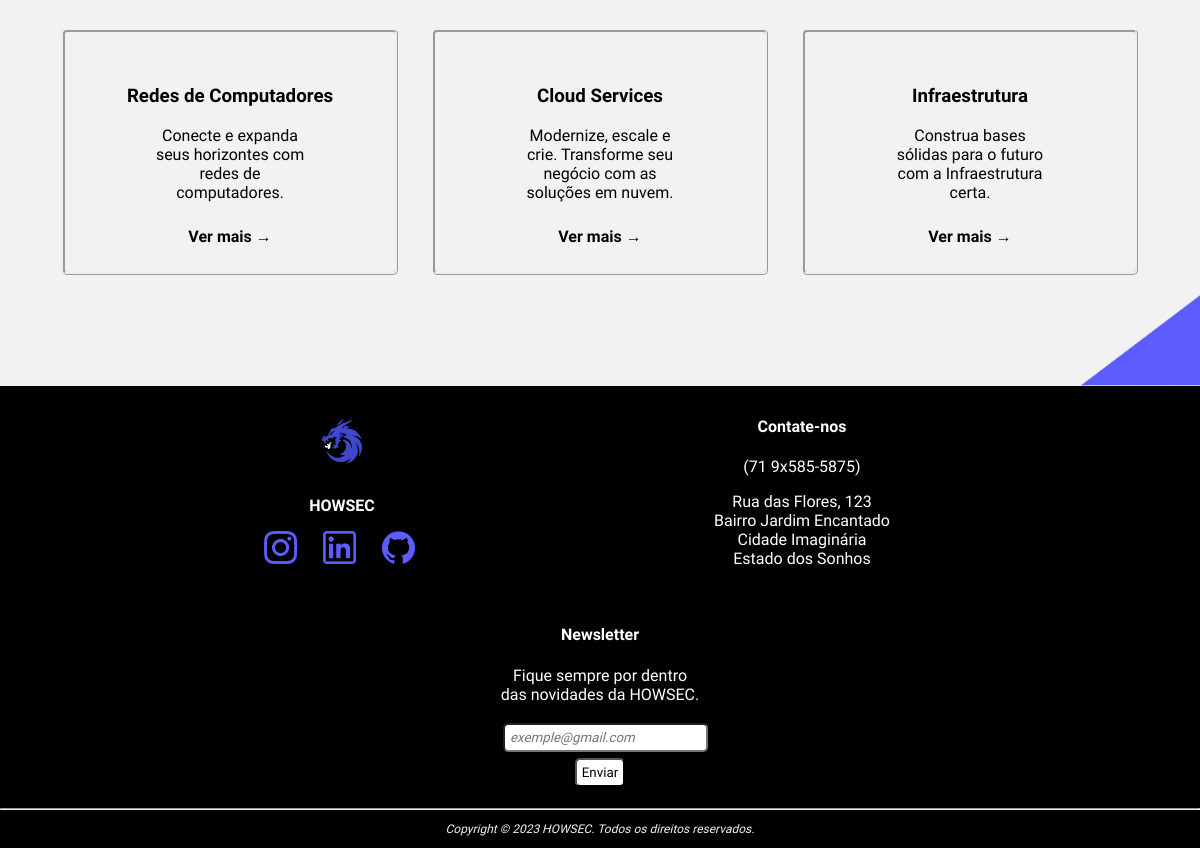
The page /paginas/pagina01.php (lower part) on the database as committed earlier.
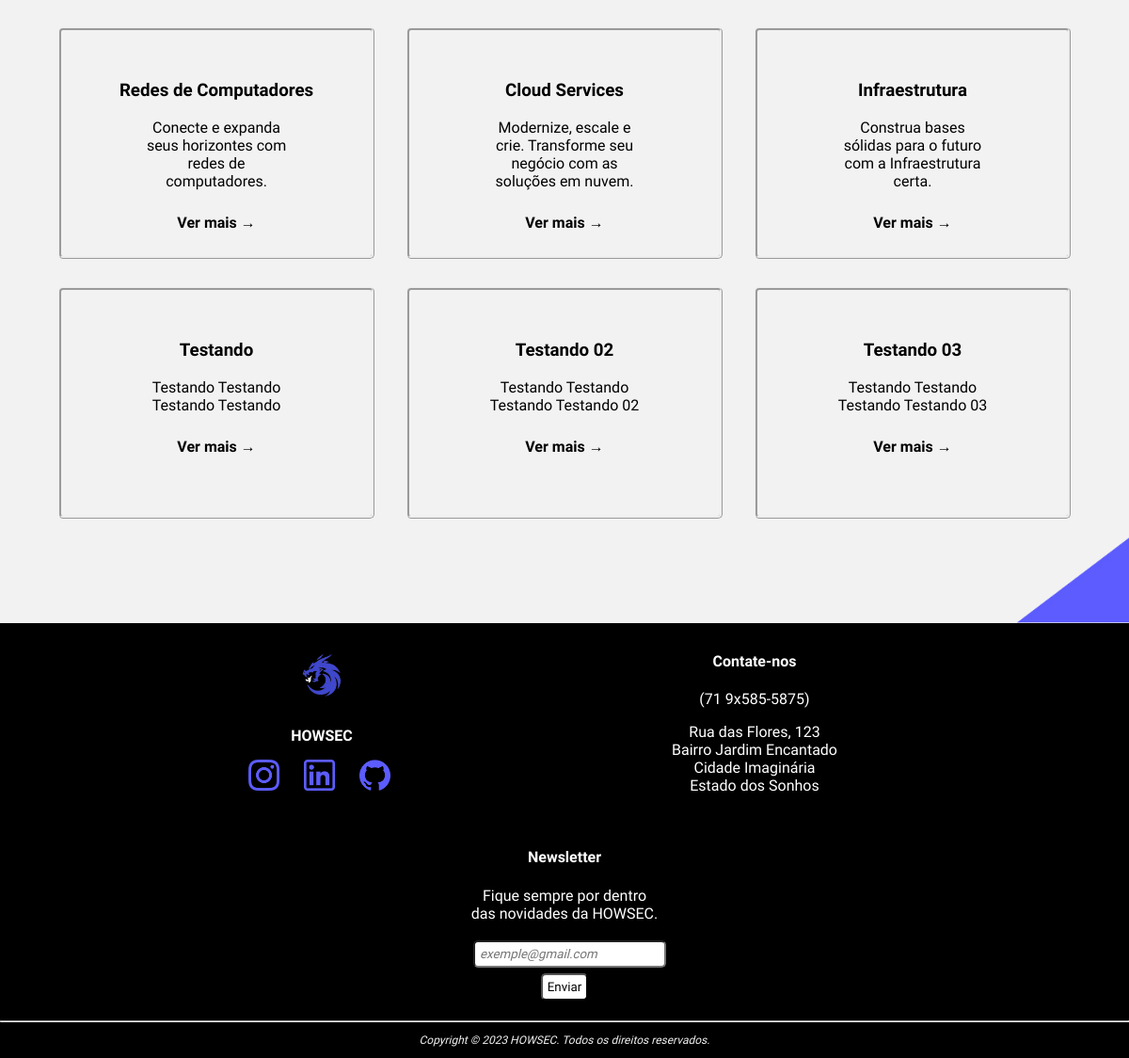
The same page on the database as committed later.
### paginas/pagina01.php (the view, shortened to what this page needs)
<?php
    include("../PHP/conexao.php");
    $result = mysqli_query($con, "SELECT * FROM `tbl_pgn-pagina-01`");
?>
<!DOCTYPE html>
<html lang="pt-br">
<head>
    <link rel="stylesheet" href="../CSS/geral.css">
    <link rel="stylesheet" href="../CSS/pagina-01.css">
</head>
<body id="pagina01">
        <div id="todos-servicos">
            <?php while($row = mysqli_fetch_array($result)) { ?>
                <div class="servicos-paineis">
                    <a href="pagina02.php?pg=<?php echo($row["id_servico"]);?>">
                        <div class="conteudo-servico">
                            <h3><?php echo($row["titulo_servico"]);?></h3>
                            <p><?php echo($row["descricao_servico"]);?></p>
                            <span>Ver mais →</span>
                        </div>
                    </a>
                </div>
            <?php } ?>
        </div>
    <div id="vetor"><img src="../imagens/img-pagina-01/vetor.jpg"></div>
    <div id="footer">
            <div id="footer-container-01" class="container-footer">
                <img id="logo-footer" src="../imagens/logo.png" alt="logo"><p class="logo-footer-p">HOWSEC</p>
                <div id="redes-sociais">
                    <img class="footer-social" src="../imagens/instagram.png"><img class="footer-social" src="../imagens/linkedin.png"><a href="https://github.com/TacioNSantos/site-projetolp"><img class="footer-social" src="../imagens/github.png"></a>
                </div>
            </div>
            <div id="footer-container-02" class="container-footer">
                <h4 class="logo-footer-p">Contate-nos</h4>
                <p class="logo-footer-p">(71 9x585-5875)</p>
                <p class="logo-footer-p">Rua das Flores, 123<br>Bairro Jardim Encantado<br>Cidade Imaginária<br>Estado dos Sonhos</p>
            </div>
            <div id="footer-container-03" class="container-footer">
                <h4 class="logo-footer-p">Newsletter</h4>
                <p class="logo-footer-p">Fique sempre por dentro das novidades da HOWSEC.</p>
                <input type="email" placeholder="exemple@gmail.com">
                <input type="submit" value="Enviar">
            </div>
            <hr>
            <p id="Copyright" class="logo-footer-p">Copyright © 2023 HOWSEC. Todos os direitos reservados.</p>
        </div>
</body>
</html>

### CSS/geral.css (style rules this page uses)
html { height: 0px; }
* { font-family: 'Ubuntu', sans-serif; }
a { text-decoration: none; }
body { background-color: #F2F2F2; box-sizing: border-box; padding: 0px; margin: 0px; min-height: 100vh; }
#footer { background-color: #000; color: #FFF; display: inline-block; text-align: center; clear: both; position: relative; bottom: 0; left: 0; width: 100%; }
.footer-social { width: 33px; margin-right: 16px; }
#footer-container-01 { font-weight: bold; color: #000; }
#logo-footer { width: 70px; }
#footer-container-01 p { color: #FFF; }
#footer-container-02 { margin-left: 13%; margin-right: 13%; }
.container-footer { background: #000 !important; text-align: center; display: inline-block; margin: 10px 100px; width: 200px; justify-content: center; }
#Copyright { font-style: italic; color: #F2F2F2; font-size: 12px; }
#footer input { border-radius: 5px; padding: 5px; margin: 3px; background-color: #fff; }
::placeholder { font-style: italic; }
.footer-social { align-items: center; padding-left: 10px; }

### CSS/pagina-01.css (style rules this page uses)
a { text-decoration: none; }
.servicos-paineis a:link { color: black; }
#todos-servicos { width: 100%; text-align: center; }
.servicos-paineis { border: ridge; border-radius: 5px; display: inline-block; width: 25%; height: 210px; margin: 15px; padding: 15px; }
.conteudo-servico span { font-weight: bold; }
.conteudo-servico p { font-weight: 100; font-family: 'Ubuntu', sans-serif; margin: 0px 50px 25px 50px; }
.conteudo-servico { margin: 20px; display: flex; flex-direction: column; text-align: center; justify-content: center; align-items: center; }
#vetor { text-align: end; }
#vetor img { position: relative; bottom: -4px; width: 10%; }

Rows that differ between the two databases and show on the page:
added tbl_pgn-pagina-01: titulo_servico "Testando", descricao_servico "Testando Testando Testando Testando"
added tbl_pgn-pagina-01: titulo_servico "Testando 02", descricao_servico "Testando Testando Testando Testando 02"
added tbl_pgn-pagina-01: titulo_servico "Testando 03", descricao_servico "Testando Testando Testando Testando 03"
